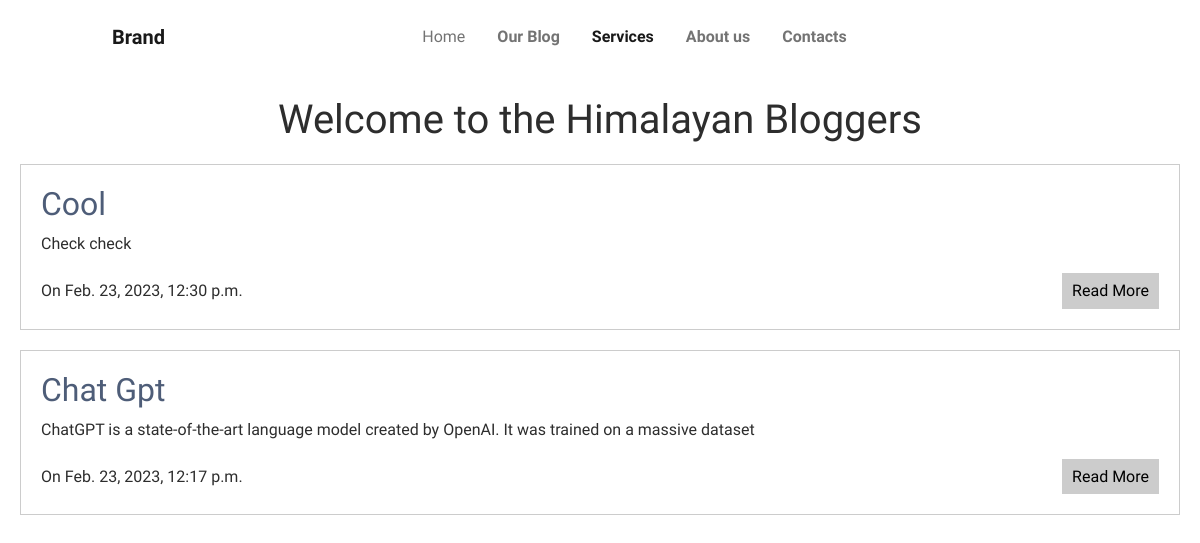
Page /services/ on the committed database.
### try/models.py (models this page shows, shortened)
class Blog(models.Model):
    sno = models.AutoField(primary_key=True)
    Title = models.CharField(max_length=200)
    content = models.TextField()
    slug = models.CharField(max_length=200)
    time = models.DateTimeField(auto_now_add=True)

### try/views.py (the view)
# urls.py: path('services/', views.services, name='services'),
def services(request):
    blogs = Blog.objects.all()
    context = {'blogs':blogs}
    return render(request, 'try/integrations.html', context)

### try/templates/try/integrations.html (shortened to what this page needs)
{% load static %}
<!DOCTYPE html>
<html lang="en">
<head>
    <link rel="stylesheet" href="{% static 'try/assets/bootstrap/css/bootstrap.min.css' %}">
</head>
<body>
    <nav class="navbar navbar-light navbar-expand-md fixed-top navbar-shrink py-3" id="mainNav">
        <div class="container"><a class="navbar-brand d-flex align-items-center" href="/"><span>Brand</span></a>
            <div class="collapse navbar-collapse" id="navcol-1">
                <ul class="navbar-nav mx-auto">
                    <li class="nav-item"><a class="nav-link" href="/">Home</a></li>
                    <li class="nav-item"><a class="nav-link" href="{% url 'blog' %}"><strong>Our Blog</strong></a></li>
                    <li class="nav-item"><a class="nav-link active" href="{% url 'services' %}"><strong>Services</strong></a></li>
                    <li class="nav-item"><a class="nav-link" href="{% url 'about' %}"><strong>About us</strong></a></li>
                    <li class="nav-item"><a class="nav-link" href="{% url 'contact' %}"><strong>Contacts</strong></a></li>
            </div>
        </div>
    </nav>
    <section class="py-5 mt-5">
        <div style="text-align:center;">
            <h1 >Welcome to the Himalayan Bloggers</h1>
            <div style="text-align:center;">
                {% for blog in blogs reversed %}
                  <div style="display:block; text-align:left; padding:20px; border:1px solid #ccc; margin:20px;">
                    <a href="/blogpost/{{blog.slug}}">
                        <h2>{{ blog.Title }}</h2>
                    </a>
                    <p>{{ blog.content |striptags| slice:100 }}</p>
                    <div style="display:flex; justify-content:space-between; align-items:center;">
                      <span>On {{ blog.time }}</span>
                     <a href="/blogpost/{{blog.slug}}">
                        <button style="padding:5px 10px; background-color:#ccc; color:black; border:none; cursor:pointer;
                        transition: background-color 0.3s ease;
                      "
                      onmouseover="this.style.backgroundColor='green'"
                      onmouseout="this.style.backgroundColor='#ccc'"
                      >
                        Read More
                      </button>
                     </a>
                    </div>
                  </div>
                {% endfor %}
                </div>
    </section>
</body>
</html>

### rows in the picture
Blog: Title "Cool", content "Check check", time "Feb. 23, 2023, 12:30 p.m."
Blog: Title "Chat Gpt", content "ChatGPT is a state-of-the-art language model created by OpenAI. It was trained on a massive dataset", time "Feb. 23, 2023, 12:17 p.m."
